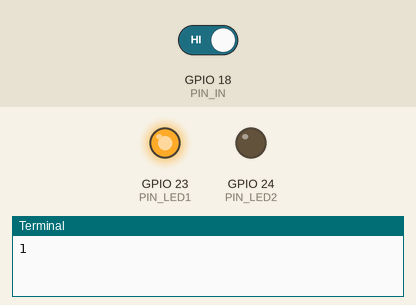
A program run on a simulated Raspberry Pi (BCM pin numbers). On the bench: output pins drawn as LEDs (lit = HIGH), the last lines printed to the terminal. The inputs (shaded band) are chosen by the test bench; at power-on: GPIO 18 (PIN_IN) HIGH. The clock reads 2024-03-15 10:24:30 at power-on unless the program sets it.

Above: at 1.2 s.
1.3 s: GPIO 18 (PIN_IN) driven LOW
At 1.6 s:
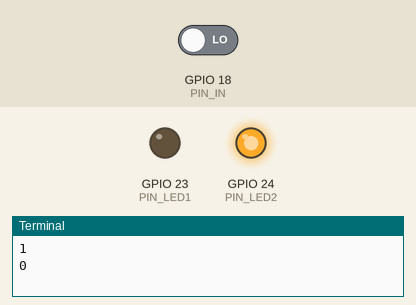
Timing chart, 0 to 4.3 s (numbered marks = the images above; inputs shaded):
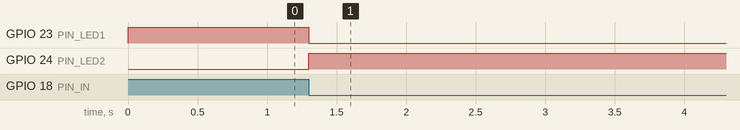

Measured:
- after the input at 1.3 s, GPIO 23 (PIN_LED1): HIGH → LOW at once; GPIO 24 (PIN_LED2): LOW → HIGH at once

The program:

debouncing_wpi.py
```python
import wiringpi as wpi
import time

PIN_IN = 18
PIN_LED1, PIN_LED2 = 23, 24
old, val = -1, 0
state = False
bounce_time = 0.100 # 100ms
last_time = 0
wpi.wiringPiSetupGpio()
wpi.pinMode(PIN_IN, wpi.INPUT)
wpi.pinMode(PIN_LED1, wpi.OUTPUT)
wpi.pinMode(PIN_LED2, wpi.OUTPUT)

wpi.digitalWrite(PIN_LED1, True)

while True:
    val = wpi.digitalRead(PIN_IN)
    if old != val :
        print(val)
        old = val
        if val == 0:
            if (time.time() - last_time) > bounce_time:
                wpi.digitalWrite(PIN_LED1, state)
                wpi.digitalWrite(PIN_LED2, not state)
                state = not state
            last_time = time.time()
```
